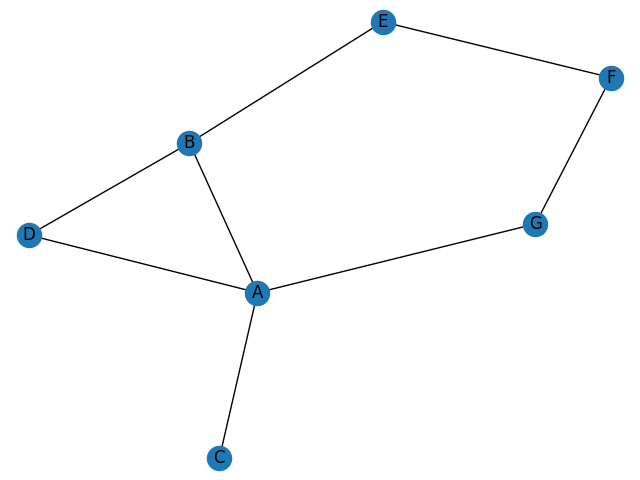

The Python source for this figure:
import networkx as nx
import matplotlib.pyplot as plt

noDirGraph = nx.Graph() # 무방향 그래프

n, m = map(int, input().split()) # 노드 개수, 엣지 개수 입력

node = list(input().split())    # 노드 정보 입력

for i in range(n): # 그래프에 노드 추가
    noDirGraph.add_node(node[i])

for i in range(m): # 그래프에 출발 노드, 도착 노드 입력
    start, end = input().split()
    noDirGraph.add_edge(start, end)

"""
input example
7 8
A B C D E F G
A B
A C
A D
B D
B E
E F
F G
G A
"""
    
# 라벨 표시안하려면 with_labels 파라미터 지우거나 False
nx.draw(noDirGraph, with_labels=True)

# 이 py 파일 위치하는 곳에 사진으로 저장
plt.savefig("noDirGraph.png")

plt.show()